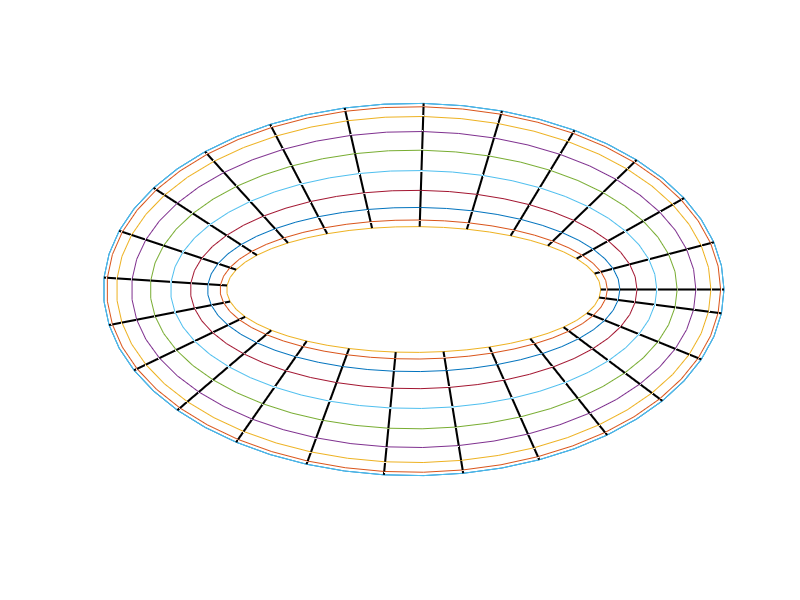

This chart was generated by the following MATLAB code:
function xyz=mkTorus(aL,bL,center_xyz,rad,steps,display_flg)

% Returns [x,y,z] coordinate of a torus object.
% function xyz=mkTorus(aL,bL,center_xyz,rad,steps,display_flg)
%
% This function generates (x,y,z) coordinates of a torus object
%
% [input]
% aL         : torus major radius along x-axis, [val]
% bL         : torus major radius along y-axis, [val]
% center_xyz : center position of the torus, [x,y,z]
% rad        : torus minor radius, [val]
% steps      : division steps along u and v angles, [num_u,num_v]
% display_flg: whether displaying the generated torus object.
%              if 1, the object will be displayed on MATLAB window
%
% [output]
% xyz        : xyz coords of the generated torus object
%              [num_steps(1),num_steps(2),3(xyz)]
%
%
% Created    : "2012-01-12 13:42:04 banh"
% Last Update: "2013-11-22 23:37:19 ban (ban.hiroshi@gmail.com)"

%% check input variables
if nargin<1 || isempty(aL), aL=4; end
if nargin<2 || isempty(bL), bL=2; end
if nargin<3 || isempty(center_xyz), center_xyz=[0,0,0]; end
if nargin<4 || isempty(rad), rad=1; end
if nargin<5 || isempty(steps), steps=[50,20]; end
if nargin<6 || isempty(display_flg), display_flg=1; end

%% generate torus coordinates

% division of the space
theta=linspace(0,2*pi,steps(1));
phi=linspace(0,2*pi,steps(2));

% bese ellipse
xe=center_xyz(1)+aL*cos(theta');
ye=center_xyz(2)+bL*sin(theta');
ze=center_xyz(3)+zeros(numel(theta),1);

% torus
xt=zeros(numel(theta),numel(phi));
yt=zeros(numel(theta),numel(phi));
zt=zeros(numel(theta),numel(phi));
for pp=1:1:numel(phi)
  xt(:,pp)=xe+rad*cos(phi(pp))*cos(theta');
  yt(:,pp)=ye+rad*cos(phi(pp))*sin(theta');
  zt(:,pp)=ze+rad*sin(phi(pp));
end
xyz(:,:,1)=xt;
xyz(:,:,2)=yt;
xyz(:,:,3)=zt;

%% display the generated torus objcect
if display_flg
  figure; hold on;
  set(gcf,'Color',[1,1,1]);
  plot3(xyz(:,:,1),xyz(:,:,2),xyz(:,:,3));
  for tt=1:2:numel(theta)
    plot3(xyz(tt,:,1),xyz(tt,:,2),xyz(tt,:,3),'k-','LineWidth',1.5);
  end
  axis equal;
  axis off;
  drawnow;
end


return
